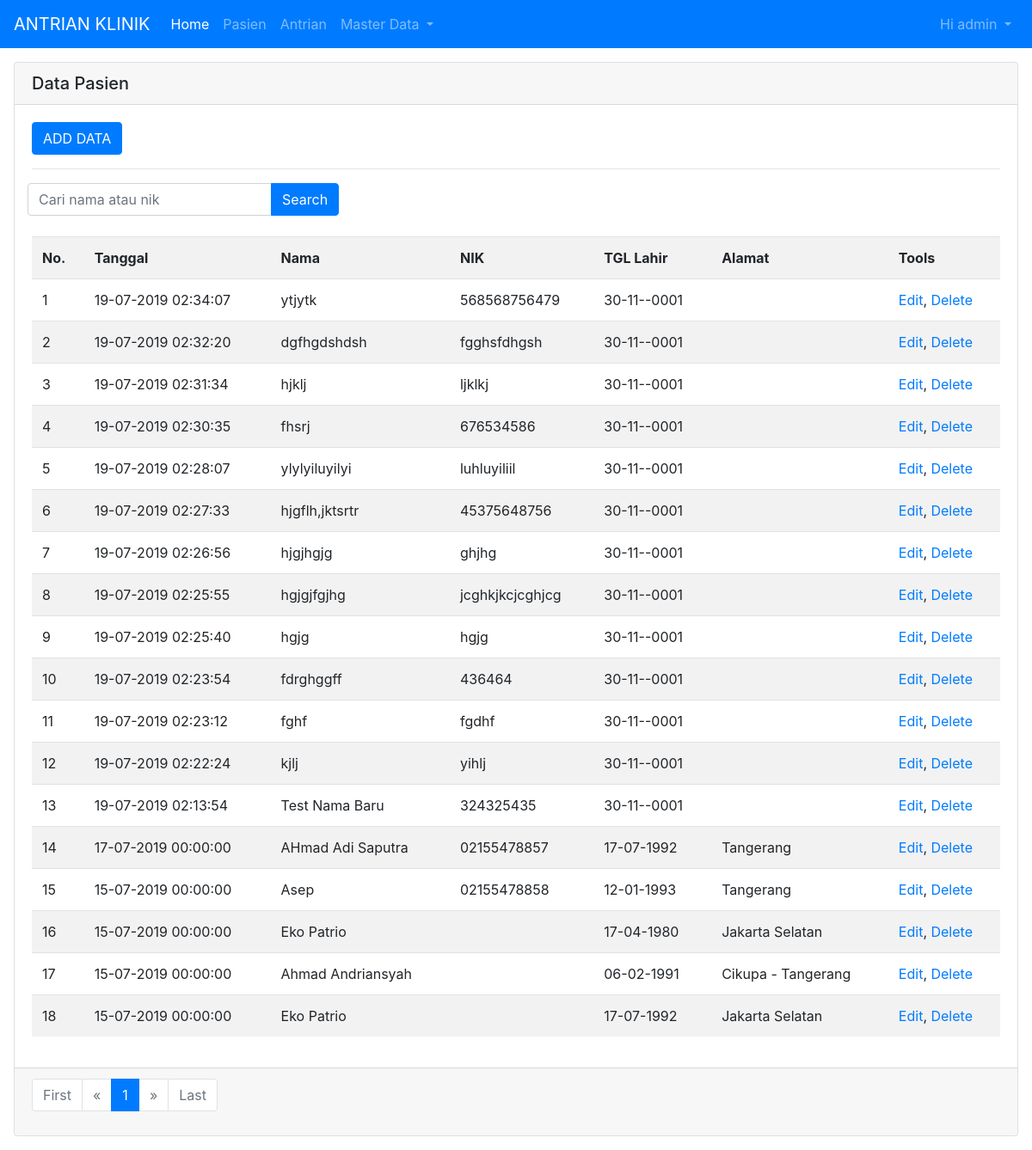
The app's page /index.php?page=pasien (signed in) with its own data.
### tables this page shows
CREATE TABLE `pasien` (
  `id` int(11) NOT NULL,
  `nama_pasien` varchar(191) NOT NULL,
  `alamat` varchar(191) NOT NULL,
  `ktp` varchar(191) NOT NULL,
  `tgl_lahir` date NOT NULL,
  `tanggal` date NOT NULL,
  `waktu` time NOT NULL
);

### pasien.php (the view, shortened to what this page needs)
<?php
$kataKunci = isset($_GET['kataKunci']) ? $_GET['kataKunci'] : '';
$kataKunci = isset($_POST['txtKataKunci']) ? $_POST['txtKataKunci'] : $kataKunci;
?>
<div class="card" style="background: transparent;">
  <h5 class="card-header">Data Pasien</h5>
  <div class="card-body">
<button type="button" class="btn btn-primary" data-toggle="modal" data-target="#exampleModal">
  ADD DATA
</button>
<hr/>
<form action="index.php?page=pasien" method="post">
  <div class="form-row mb-2">
  <div class="input-group mb-3">
  <input type="text" class="form-control col-md-3" value="<?php echo $kataKunci; ?>" name="txtKataKunci" placeholder="Cari nama atau nik" aria-label="Recipient's username" aria-describedby="basic-addon2">
  <div class="input-group-append">
    <input class="btn btn-primary" type="submit" value="Search" name="btnCari">
  </div>
</div>
  </div>
</form>
    <table class="table table-striped">
        <tr>
            <th>No.</th>
            <th>Tanggal</th>
            <th>Nama</th>
            <th>NIK</th>
            <th>TGL Lahir</th>
            <th>Alamat</th>
            <th>Tools</th>
        </tr>
        <?php
        $page = (isset($_GET['hal'])) ? $_GET['hal'] : 1;
        $limit = 50;
        $limit_start = ($page - 1) * $limit;
        $query = mysqli_query($koneksidb,"SELECT * FROM pasien WHERE nama_pasien LIKE '%".$kataKunci."%' OR ktp LIKE '%".$kataKunci."%' ORDER BY id DESC LIMIT $limit_start,$limit");
        $no =0;
         while($data= mysqli_fetch_array($query)) {
        $no++;
            ?>
        <tr>
            <td><?php echo $no; ?></td>
            <td><?php echo date('d-m-Y', strtotime($data['tanggal'])). " ". $data['waktu']; ?></td>
            <td><?php echo $data['nama_pasien']; ?></td>
            <td><?php echo $data['ktp']; ?></td>
            <td><?php echo date('d-m-Y', strtotime($data['tgl_lahir'])); ?></td>
            <td><?php echo $data['alamat']; ?></td>
            <td><a href="window.onclick(0);" data-id="<?php echo $data['id']; ?>" id="edit_data"
                                    title="Edit data" data-toggle="modal" data-target="#editData">Edit</a>, <a href="?page=pasien&act=delete&id=<?php echo $data['id']; ?>" title="delete" id="delete" onclick="window.confirm('Apakah anda yakiningin menghapuas data ini ?')">Delete</a></td>
        </tr>
        <?php } ?>
    </table>
  </div>
  <div class="card-footer">
  <nav aria-label="Page navigation">
  <ul class="pagination">
        <?php
if ($page == 1) {
    ?>
          <li class="disabled page-item"><a href="#" class="page-link">First</a></li>
          <li class="disabled page-item"><a href="#" class="page-link">&laquo;</a></li>
        <?php
}
?>
        <?php
$sql2 = mysqli_query($koneksidb, "SELECT COUNT(*) AS jumlah FROM pasien WHERE nama_pasien LIKE '%".$kataKunci."%' OR ktp LIKE '%".$kataKunci."%'") or die("Query salah : " . mysqli_erno());
$get_jumlah = mysqli_fetch_array($sql2);
$jumlah_page = ceil($get_jumlah['jumlah'] / $limit);
$jumlah_number = 5;
$start_number = ($page > $jumlah_number) ? $page - $jumlah_number : 1;
$end_number = ($page < ($jumlah_page - $jumlah_number)) ? $page + $jumlah_number : $jumlah_page;
for ($i = $start_number; $i <= $end_number; $i++) {
    $link_active = ($page == $i) ? ' active' : '';
    ?>
          <li class="page-item <?php echo $link_active; ?>"><a class="page-link" href="?page=pasien&hal=<?php echo $i; ?>&kataKunci=<?php echo $kataKunci;?>"><?php echo $i; ?></a></li>
        <?php
}
?>
        <?php
if ($page == $jumlah_page) {
    ?>
          <li class="disabled page-item"><a href="#" class="page-link">&raquo;</a></li>
          <li class="disabled page-item"><a href="#" class="page-link">Last</a></li>
        <?php
}
?>
      </ul>
		 </nav>
  </div>
</div>

### records on screen
pasien: tanggal "19-07-2019", waktu "02:34:07", nama_pasien "ytjytk", ktp "568568756479", tgl_lahir "30-11--0001"
pasien: tanggal "19-07-2019", waktu "02:32:20", nama_pasien "dgfhgdshdsh", ktp "fgghsfdhgsh", tgl_lahir "30-11--0001"
pasien: tanggal "19-07-2019", waktu "02:31:34", nama_pasien "hjklj", ktp "ljklkj", tgl_lahir "30-11--0001"
pasien: tanggal "19-07-2019", waktu "02:30:35", nama_pasien "fhsrj", ktp "676534586", tgl_lahir "30-11--0001"
pasien: tanggal "19-07-2019", waktu "02:28:07", nama_pasien "ylylyiluyilyi", ktp "luhluyiliil", tgl_lahir "30-11--0001"
pasien: tanggal "19-07-2019", waktu "02:27:33", nama_pasien "hjgflh,jktsrtr", ktp "45375648756", tgl_lahir "30-11--0001"
pasien: tanggal "19-07-2019", waktu "02:26:56", nama_pasien "hjgjhgjg", ktp "ghjhg", tgl_lahir "30-11--0001"
pasien: tanggal "19-07-2019", waktu "02:25:55", nama_pasien "hgjgjfgjhg", ktp "jcghkjkcjcghjcg", tgl_lahir "30-11--0001"
pasien: tanggal "19-07-2019", waktu "02:25:40", nama_pasien "hgjg", ktp "hgjg", tgl_lahir "30-11--0001"
pasien: tanggal "19-07-2019", waktu "02:23:54", nama_pasien "fdrghggff", ktp "436464", tgl_lahir "30-11--0001"
pasien: tanggal "19-07-2019", waktu "02:23:12", nama_pasien "fghf", ktp "fgdhf", tgl_lahir "30-11--0001"
pasien: tanggal "19-07-2019", waktu "02:22:24", nama_pasien "kjlj", ktp "yihlj", tgl_lahir "30-11--0001"
pasien: tanggal "19-07-2019", waktu "02:13:54", nama_pasien "Test Nama Baru", ktp "324325435", tgl_lahir "30-11--0001"
pasien: tanggal "17-07-2019", waktu "00:00:00", nama_pasien "AHmad Adi Saputra", ktp "02155478857", tgl_lahir "17-07-1992", alamat "Tangerang"
pasien: tanggal "15-07-2019", waktu "00:00:00", nama_pasien "Asep", ktp "02155478858", tgl_lahir "12-01-1993", alamat "Tangerang"
pasien: tanggal "15-07-2019", waktu "00:00:00", nama_pasien "Eko Patrio", tgl_lahir "17-04-1980", alamat "Jakarta Selatan"
pasien: tanggal "15-07-2019", waktu "00:00:00", nama_pasien "Ahmad Andriansyah", tgl_lahir "06-02-1991", alamat "Cikupa - Tangerang"
pasien: tanggal "15-07-2019", waktu "00:00:00", nama_pasien "Eko Patrio", tgl_lahir "17-07-1992", alamat "Jakarta Selatan"

### other values on screen
$_SESSION['SES_LOGIN_USERNAME'] "admin"
